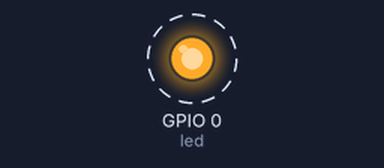
Recording of a program running on a simulated ESP32 board running MicroPython. Shown: output pins drawn as LEDs (lit = HIGH). Dashed ring = blinking.

Above: at 0.2 s.
Timing chart, 0 to 3.0 s (numbered marks = the images above):
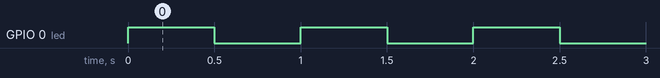

Measured:
- by itself, GPIO 0 (led): alternates HIGH for 0.50 s and LOW for 0.50 s

The program:

blink.py
```python
# blink.py
#
# Blink an LED on and off at 1 Hz
# ESP32 C3

from machine import Pin
from time import sleep

led = Pin(0, Pin.OUT)

try:
    while True:
        led.on()
        sleep(0.5)
        led.off()
        sleep(0.5)

except KeyboardInterrupt:
    print('Exiting\n')
```
